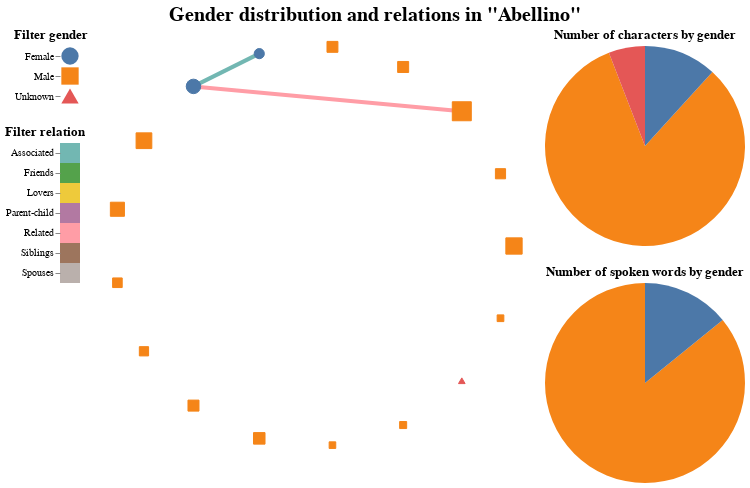

Here is the notebook cell this chart was saved with:
### Markdown cell above
# Step 3: Visualize data

After execution this code block generates the actual visualization about gender distribution and relations for the chosen play below the code block.

**Important informations for working with the visualisation:**
- There are two filters on the left-hand side:
    - Gender Filter: Select the gender/s you would like to have displayed.
    - Relation Filter: Select relation/s you would like to have displayed.
- Additional information in tooltips:
    - Node tooltip: shows name of character, number of spoken words and the percentage of speech
    - Pie chart tooltip: shows the number characters by gender and the resulting percentage of characters per gender
- A circular layout is used for the character-relation network, because it results in an easier to read and better structured network. The arrangement of nodes solely relies on the order in which the characters are listed in the data source and does not encode any structures from the play.

### Code cell
play_id = dropdown.value

if play_id != None:
    ############################## Network Chart ##############################
    # parse graphs
    relations_graph = nx.read_graphml(f"data/relations/{play_id}.graphml")
    cooccurence_graph = nx.read_graphml(f"data/cooccurence/{play_id}.graphml")
    
    # add Name attribute to nodes 
    relations_graph = set_character_name_and_size(relations_graph,cooccurence_graph)
    # define the graph layout
    layout = nx.circular_layout(relations_graph)

    # draw base graph with nx_altair
    base = nxa.draw_networkx(
        relations_graph,
        pos=layout,
        node_tooltip=['Name','Spoken words', 'Speech Percentage'],
        node_color='lightgray',
        edge_color='Relation',
        node_size ='Size',
        width=4
    )

    # get the edge layer
    edges = base.layer[0]
    # get the node layer
    nodes = base.layer[1]

    # define relation filter
    relation = relation_name_mapping()
    relation_selection = alt.selection_point(fields=['Relation'], toggle="true")
    relation_color = alt.condition(
        relation_selection,
        alt.Color('Relation:N', legend=None),
        alt.value('lightgray')
    )
    relation_filter = alt.Chart(
        relation,
        title=alt.TitleParams('Filter relation', anchor='start')
    ).mark_rect(cursor='pointer').encode(
        y=alt.Y('Relation_Display', title=''),
        color=relation_color
    ).add_params(relation_selection)

    # encode relation as edge color and add relationship filter
    edges = edges.encode(color=relation_color).transform_filter(relation_selection)

    # define gender filter
    gender = gender_name_mapping()
    gender_selection = alt.selection_point(fields=['Gender'], toggle="true")
    gender_color = alt.condition(
        gender_selection,
        alt.Color('Gender:N', legend=None),
        alt.value('lightgray')
    )
    gender_shape = alt.Shape('Gender:N', legend=None)
    gender_filter = alt.Chart(
        gender,
        title=alt.TitleParams('Filter gender', anchor='start')
    ).mark_point(
        size=300,
        cursor='pointer',
        filled=True,
        opacity=1
    ).encode(
        y=alt.Y('Gender_Display', title=''),
        color=gender_color,
        shape=gender_shape
    ).add_params(gender_selection)

    # encode gender as node shape+color and add gender filter
    nodes = nodes.encode(
        color=gender_color,
        fill=gender_color,
        shape=gender_shape
    ).add_params(gender_selection)

    # layer network chart
    network_chart = (edges + nodes).properties(
        width=400,
        height=400
    )
    network_chart_with_filters = ((gender_filter & relation_filter) | network_chart)

    ############################## Pie Charts ##############################

    # count characters by gender
    play_metadata = german_metadata[german_metadata["id"] == play_id].reset_index()
    speakers = play_metadata[['num_of_speakers_male', 'num_of_speakers_female', 'num_of_speakers_unknown']]
    numOfSpeakers = play_metadata.at[0,'num_of_speakers']
    gender['Characters'] = speakers.loc[0,:].values.tolist()
    gender['Percentage of Chracters'] =round(gender['Characters']/numOfSpeakers *100,2)
    gender_distribution_pie_chart= alt.Chart(gender, title='Number of characters by gender').mark_arc().encode(
        theta='Characters',
        color=alt.Color('Gender:N', legend=None),
        tooltip=['Characters','Percentage of Chracters']
    ).properties(
        width=200,
        height=200
    )

    # aggregate spoken words by gender
    gender['Spoken words'] = get_words_by_gender(cooccurence_graph.nodes)
    wordcountStage = play_metadata.at[0,'word_count_sp']
    gender['Percentage of spoken words'] = round(gender['Spoken words']/wordcountStage*100, 2)
    spoken_words_pie_chart = alt.Chart(gender, title='Number of spoken words by gender').mark_arc().encode(
        theta='Spoken words',
        color=alt.Color('Gender:N', legend=None),
        tooltip=['Spoken words' ,'Percentage of spoken words']
    ).properties(
        width=200,
        height=200
    )

    stacked_pie_charts = (gender_distribution_pie_chart & spoken_words_pie_chart)
    
    ############################## Final Chart ##############################

    title = chunked_title(f"Gender distribution and relations in \"{dropdown.label}\"")
    final_chart = (network_chart_with_filters | stacked_pie_charts)
    final_chart = final_chart.configure_view(
            strokeWidth=0 # remove border
    ).configure_axis(
        domainOpacity=0 # remove axis
    ).properties(
        title=alt.TitleParams(
            title,
            anchor='middle',
            fontSize=20
        )
    )
else:
   final_chart = 'no plays available'

final_chart

### Figure 1 — Vega-Lite specification as saved in the notebook (floating-point values rounded to 4 significant figures)
{"config": {"view": {"continuousWidth": 300, "continuousHeight": 300, "strokeWidth": 0}, "axis": {"domainOpacity": 0}}, "hconcat": [{"vconcat": [{"data": {"name": "data-2b86b0adbb184f8a37d360218cb2c75e"}, "mark": {"type": "point", "cursor": "pointer", "filled": true, "opacity": 1, "size": 300}, "encoding": {"color": {"condition": {"param": "param_14", "field": "Gender", "legend": null, "type": "nominal"}, "value": "lightgray"}, "shape": {"field": "Gender", "legend": null, "type": "nominal"}, "y": {"field": "Gender_Display", "title": "", "type": "nominal"}}, "name": "view_20", "title": {"text": "Filter gender", "anchor": "start"}}, {"data": {"name": "data-a544d4c3ea03ddba53b8f68296ab4d63"}, "mark": {"type": "rect", "cursor": "pointer"}, "encoding": {"color": {"condition": {"param": "param_13", "field": "Relation", "legend": null, "type": "nominal"}, "value": "lightgray"}, "y": {"field": "Relation_Display", "title": "", "type": "nominal"}}, "name": "view_21", "title": {"text": "Filter relation", "anchor": "start"}}]}, {"layer": [{"data": {"name": "data-37c9f8ef1542cfef20555cbd31531256"}, "mark": {"type": "line", "opacity": 1, "strokeWidth": 4}, "encoding": {"color": {"condition": {"param": "param_13", "field": "Relation", "legend": null, "type": "nominal"}, "value": "lightgray"}, "detail": {"field": "edge", "type": "quantitative"}, "x": {"axis": {"grid": false, "labels": false, "ticks": false, "title": ""}, "field": "x", "type": "quantitative"}, "y": {"axis": {"grid": false, "labels": false, "ticks": false, "title": ""}, "field": "y", "type": "quantitative"}}, "transform": [{"filter": {"param": "param_13"}}]}, {"data": {"name": "data-8294f2f84cc71fd35701ca660f054a6c"}, "mark": {"type": "point", "fill": "lightgray", "opacity": 1, "strokeWidth": 1.0}, "encoding": {"color": {"condition": {"param": "param_14", "field": "Gender", "legend": null, "type": "nominal"}, "value": "lightgray"}, "fill": {"condition": {"param": "param_14", "field": "Gender", "legend": null, "type": "nominal"}, "value": "lightgray"}, "shape": {"field": "Gender", "legend": null, "type": "nominal"}, "size": {"field": "Size", "legend": null, "type": "quantitative"}, "tooltip": [{"field": "Name", "type": "nominal"}, {"field": "Spoken words", "type": "quantitative"}, {"field": "Speech Percentage", "type": "quantitative"}], "x": {"axis": {"grid": false, "labels": false, "ticks": false}, "field": "x", "type": "quantitative"}, "y": {"axis": {"grid": false, "labels": false, "ticks": false}, "field": "y", "type": "quantitative"}}, "name": "view_19"}], "height": 400, "width": 400}, {"vconcat": [{"mark": {"type": "arc"}, "encoding": {"color": {"field": "Gender", "legend": null, "type": "nominal"}, "theta": {"field": "Characters", "type": "quantitative"}, "tooltip": [{"field": "Characters", "type": "quantitative"}, {"field": "Percentage of Chracters", "type": "quantitative"}]}, "height": 200, "title": "Number of characters by gender", "width": 200}, {"mark": {"type": "arc"}, "encoding": {"color": {"field": "Gender", "legend": null, "type": "nominal"}, "theta": {"field": "Spoken words", "type": "quantitative"}, "tooltip": [{"field": "Spoken words", "type": "quantitative"}, {"field": "Percentage of spoken words", "type": "quantitative"}]}, "height": 200, "title": "Number of spoken words by gender", "width": 200}], "data": {"name": "data-2b86b0adbb184f8a37d360218cb2c75e"}}], "params": [{"name": "param_14", "select": {"type": "point", "fields": ["Gender"], "toggle": "true"}, "views": ["view_20", "view_19"]}, {"name": "param_13", "select": {"type": "point", "fields": ["Relation"], "toggle": "true"}, "views": ["view_21"]}], "title": {"text": ["Gender distribution and relations in \"Abellino\""], "anchor": "middle", "fontSize": 20}, "$schema": "https://vega.github.io/schema/vega-lite/v5.15.1.json", "datasets": {"data-2b86b0adbb184f8a37d360218cb2c75e": [{"Gender": "MALE", "Gender_Display": "Male", "Characters": 14, "Percentage of Chracters": 82.35, "Spoken words": 21788, "Percentage of spoken words": 77.15}, {"Gender": "FEMALE", "Gender_Display": "Female", "Characters": 2, "Percentage of Chracters": 11.76, "Spoken words": 3593, "Percentage of spoken words": 12.72}, {"Gender": "UNKNOWN", "Gender_Display": "Unknown", "Characters": 1, "Percentage of Chracters": 5.88, "Spoken words": 0, "Percentage of spoken words": 0.0}], "data-a544d4c3ea03ddba53b8f68296ab4d63": [{"Relation": "parent_of", "Relation_Display": "Parent-child"}, {"Relation": "lover_of", "Relation_Display": "Lovers"}, {"Relation": "related_with", "Relation_Display": "Related"}, {"Relation": "associated_with", "Relation_Display": "Associated"}, {"Relation": "siblings", "Relation_Display": "Siblings"}, {"Relation": "spouses", "Relation_Display": "Spouses"}, {"Relation": "friends", "Relation_Display": "Friends"}], "data-37c9f8ef1542cfef20555cbd31531256": [{"source": "doge", "id": "1", "Relation": "related_with", "x": 0.739, "pair": ["doge", "rosamunde"], "y": 0.6737, "edge": 0, "target": "rosamunde"}, {"source": "doge", "id": "1", "Relation": "related_with", "x": -0.6026, "pair": ["doge", "rosamunde"], "y": 0.798, "edge": 0, "target": "rosamunde"}, {"source": "iduella", "id": "2", "Relation": "associated_with", "x": -0.2737, "pair": ["iduella", "rosamunde"], "y": 0.9618, "edge": 1, "target": "rosamunde"}, {"source": "iduella", "id": "2", "Relation": "associated_with", "x": -0.6026, "pair": ["iduella", "rosamunde"], "y": 0.798, "edge": 1, "target": "rosamunde"}], "data-8294f2f84cc71fd35701ca660f054a6c": [{"Spoken words": 3520, "x": 1.0, "y": 5.259e-09, "Person group": false, "Speech Percentage": 13.87, "label": "Abellino", "Gender": "MALE", "Name": "Abellino", "Size": 164.8}, {"Spoken words": 942, "x": 0.9325, "y": 0.3612, "Person group": false, "Speech Percentage": 3.71, "label": "Matteo", "Gender": "MALE", "Name": "Matteo", "Size": 62.42}, {"Spoken words": 5035, "x": 0.739, "y": 0.6737, "Person group": false, "Speech Percentage": 19.84, "label": "Doge", "Gender": "MALE", "Name": "Doge", "Size": 225.0}, {"Spoken words": 1230, "x": 0.4457, "y": 0.8952, "Person group": false, "Speech Percentage": 4.85, "label": "Dandolo", "Gender": "MALE", "Name": "Dandolo", "Size": 73.86}, {"Spoken words": 1198, "x": 0.09227, "y": 0.9957, "Person group": false, "Speech Percentage": 4.72, "label": "Canari", "Gender": "MALE", "Name": "Canari", "Size": 72.59}, {"Spoken words": 950, "x": -0.2737, "y": 0.9618, "Person group": false, "Speech Percentage": 3.74, "label": "Iduella", "Gender": "FEMALE", "Name": "Iduella", "Size": 62.74}, {"Spoken words": 2643, "x": -0.6026, "y": 0.798, "Person group": false, "Speech Percentage": 10.41, "label": "Rosamunde", "Gender": "FEMALE", "Name": "Rosamunde", "Size": 130.0}, {"Spoken words": 3233, "x": -0.8502, "y": 0.5264, "Person group": false, "Speech Percentage": 12.74, "label": "Flodoardo", "Gender": "MALE", "Name": "Flodoardo", "Size": 153.4}, {"Spoken words": 2445, "x": -0.983, "y": 0.1837, "Person group": false, "Speech Percentage": 9.63, "label": "Parozzi", "Gender": "MALE", "Name": "Parozzi", "Size": 122.1}, {"Spoken words": 769, "x": -0.983, "y": -0.1837, "Person group": false, "Speech Percentage": 3.03, "label": "Memmo", "Gender": "MALE", "Name": "Memmo", "Size": 55.55}, {"Spoken words": 663, "x": -0.8502, "y": -0.5264, "Person group": false, "Speech Percentage": 2.61, "label": "Falieri", "Gender": "MALE", "Name": "Falieri", "Size": 51.34}, {"Spoken words": 1226, "x": -0.6026, "y": -0.798, "Person group": false, "Speech Percentage": 4.83, "label": "Contarino", "Gender": "MALE", "Name": "Contarino", "Size": 73.7}, {"Spoken words": 1414, "x": -0.2737, "y": -0.9618, "Person group": false, "Speech Percentage": 5.57, "label": "Tolomeo", "Gender": "MALE", "Name": "Tolomeo", "Size": 81.17}, {"Spoken words": 0, "x": 0.09227, "y": -0.9957, "Person group": false, "Speech Percentage": 0.0, "label": "Diener", "Gender": "MALE", "Name": "Diener", "Size": 25.0}, {"Spoken words": 92, "x": 0.4457, "y": -0.8952, "Person group": false, "Speech Percentage": 0.36, "label": "Ein Senator", "Gender": "MALE", "Name": "Ein Senator", "Size": 28.65}, {"Spoken words": 0, "x": 0.739, "y": -0.6737, "Person group": true, "Speech Percentage": 0.0, "label": "Alle (V/2)", "Gender": "UNKNOWN", "Name": "Alle (V/2)", "Size": 25.0}, {"Spoken words": 21, "x": 0.9325, "y": -0.3612, "Person group": true, "Speech Percentage": 0.08, "label": "Die Verschwornen", "Gender": "MALE", "Name": "Die Verschwornen", "Size": 25.83}]}}
